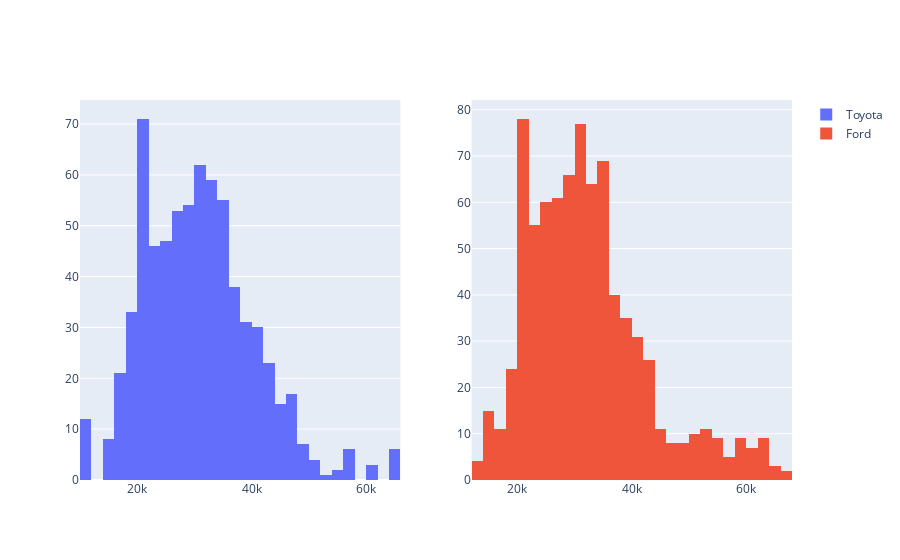

The notebook cell saved with this chart:
### Code cell
from plotly.subplots import make_subplots as msp
import plotly.graph_objects as go

# Remove outliers in msrp
df['msrp_zscore'] = stats.stats.zscore(df['adjusted_price'])
df = df[df['msrp_zscore'] < 3]

toyota = df[df['make'] == 'Toyota']
ford = df[df['make'] == 'Ford']

fig = msp(rows=1, cols=2)

fig.add_trace(
    go.Histogram(x=toyota['adjusted_price'], name='Toyota'),
    row=1, col=1)

fig.add_trace(
    go.Histogram(x=ford['adjusted_price'], name='Ford'),
    row=1, col=2)

fig.show()

### Figure 1 — Plotly figure (JSON) as saved in the notebook; plotly's stock layout.template omitted (floating-point values rounded to 4 significant figures; data arrays with more than 128 entries replaced by an {"elided": "..."} marker saying what was removed)
{"data": [{"name": "Toyota", "type": "histogram", "x": {"elided": "704 int values"}, "xaxis": "x", "yaxis": "y"}, {"name": "Ford", "type": "histogram", "x": {"elided": "808 int values"}, "xaxis": "x2", "yaxis": "y2"}], "layout": {"xaxis": {"anchor": "y", "domain": [0, 0.45]}, "xaxis2": {"anchor": "y2", "domain": [0.55, 1]}, "yaxis": {"anchor": "x", "domain": [0, 1]}, "yaxis2": {"anchor": "x2", "domain": [0, 1]}}}
